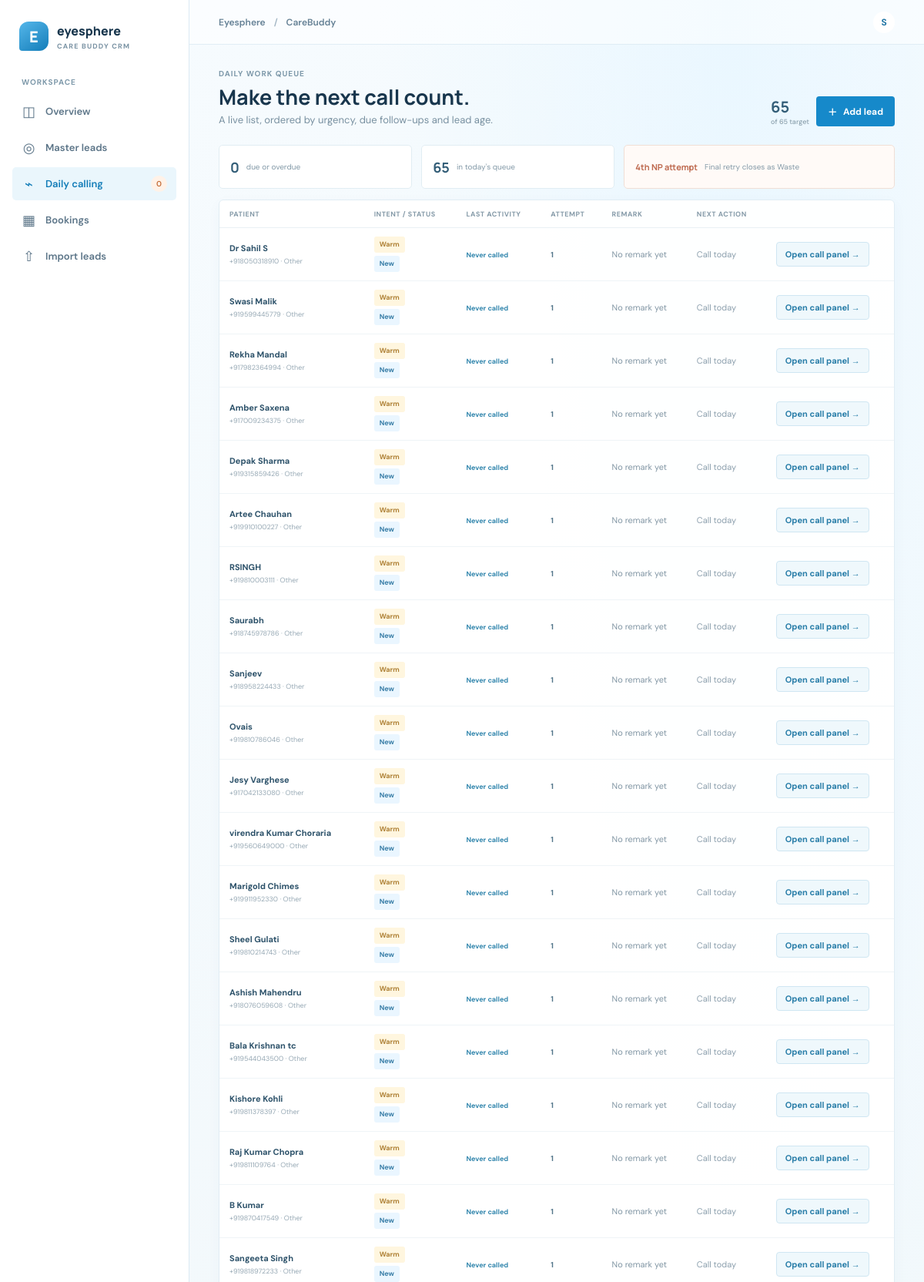
The page /daily-calling/ (signed in, upper part) on the database its author committed.
### lead/models.py (models this page shows, shortened)
class Lead(models.Model):
    class Source(models.TextChoices):
        META = 'META', 'Meta'
        GOOGLE = 'GOOGLE', 'Google'
        CORPORATE = 'CORPORATE', 'Corporate'
        CAMP = 'CAMP', 'Camp'
        OFFLINE = 'OFFLINE', 'Offline'
        REFERRAL = 'REFERRAL', 'Referral'
        WEBSITE = 'WEBSITE', 'Website'
        WHATSAPP = 'WHATSAPP', 'WhatsApp'
        OTHER = 'OTHER', 'Other'
    class CareType(models.TextChoices):
        AT_HOME = 'AT_HOME', 'At Home Screening / Visit'
        OPD = 'OPD', 'OPD'
        IPD = 'IPD', 'IPD'
        HOSPITAL_REFERRED = 'HOSPITAL_REFERRED', 'Hospital Referred'
        SURGERY = 'SURGERY', 'Surgery'
        MULTIPLE = 'MULTIPLE', 'Multiple'
    class Temperature(models.TextChoices):
        HOT = 'HOT', 'Hot'
        WARM = 'WARM', 'Warm'
        COLD = 'COLD', 'Cold'
        FUTURE = 'FUTURE', 'Future'
    class Status(models.TextChoices):
        NEW = 'NEW', 'New'
        OPEN = 'OPEN', 'Open'
        FOLLOW_UP = 'FOLLOW_UP', 'Follow-up'
        NOT_PICKED_UP = 'NOT_PICKED_UP', 'Not picked up'
        CONVERTED = 'CONVERTED', 'Converted'
        REJECTED = 'REJECTED', 'Rejected'
        WASTE = 'WASTE', 'Waste'
    class Outcome(models.TextChoices):
        NOT_PICKED_UP = 'NOT_PICKED_UP', 'Not picked up'
        BUSY = 'BUSY', 'Busy'
        DISCONNECTED = 'DISCONNECTED', 'Disconnected'
        CONNECTED = 'CONNECTED', 'Connected'
        CALLBACK = 'CALLBACK', 'Callback requested'
        CONVERTED = 'CONVERTED', 'Converted / booked'
        REJECTED = 'REJECTED', 'Rejected / not interested'
        WRONG_NUMBER = 'WRONG_NUMBER', 'Wrong number'
        PRICING_ISSUE = 'PRICING_ISSUE', 'Pricing issue'
        NOT_INTERESTED = 'NOT_INTERESTED', 'Not interested'
        OTHER = 'OTHER', 'Other'
    lead_id = models.CharField(max_length=16, unique=True, editable=False, blank=True)
    created_at = models.DateTimeField(default=timezone.now, editable=False)
    name = models.CharField(max_length=160)
    mobile = models.CharField(max_length=16, unique=True)
    alternate_mobile = models.CharField(max_length=16, blank=True)
    email = models.EmailField(blank=True)
    location = models.CharField(max_length=120, blank=True)
    address = models.TextField(blank=True)
    source = models.CharField(max_length=20, choices=Source.choices)
    campaign = models.CharField(max_length=160, blank=True)
    care_type = models.CharField(max_length=24, choices=CareType.choices, blank=True)
    eye_health_score = models.PositiveSmallIntegerField(null=True, blank=True)
    requirement = models.CharField(max_length=160, blank=True)
    requirement_notes = models.TextField(blank=True)
    temperature = models.CharField(max_length=8, choices=Temperature.choices, default=Temperature.WARM)
    status = models.CharField(max_length=16, choices=Status.choices, default=Status.NEW)
    outcome_reason = models.CharField(max_length=24, choices=Outcome.choices, blank=True)
    conversation_happened = models.BooleanField(default=False)
    amount_pitched = models.DecimalField(max_digits=12, decimal_places=2, null=True, blank=True)
    amount_executed = models.DecimalField(max_digits=12, decimal_places=2, default=0)
    date_executed = models.DateField(null=True, blank=True)
    brochure_sent = models.BooleanField(default=False)
    np_attempt = models.PositiveSmallIntegerField(default=0)
    next_follow_up = models.DateTimeField(null=True, blank=True)
    latest_remark = models.TextField(blank=True)
    priority = models.BooleanField(default=False)
    priority_reason = models.CharField(max_length=240, blank=True)
    created_from = models.CharField(max_length=40, default='Manual')
    external_source_id = models.CharField(max_length=200, blank=True)
    conversion_reason = models.CharField(max_length=240, blank=True)
    converted_at = models.DateTimeField(null=True, blank=True)
    updated_at = models.DateTimeField(auto_now=True)
    class Meta:
        ordering = ('-priority', '-created_at')
        indexes = [
            models.Index(fields=('status', 'next_follow_up')),
            models.Index(fields=('temperature', 'status')),
            models.Index(fields=('source', 'campaign')),
        ]

### lead/views.py (the view)
# urls.py: path('daily-calling/', views.daily_calling, name='daily_calling'),
@login_required
def daily_calling(request):
	return render(request, 'lead/daily_calling.html', {
		'leads': daily_queue(),
		'due_count': Lead.objects.filter(next_follow_up__lte=timezone.now()).exclude(status__in=(Lead.Status.CONVERTED, Lead.Status.REJECTED, Lead.Status.WASTE)).count(),
		'target': 65,
	})

### lead/context_processors.py (called while the page is built)
def crm_counts(request):
    if not request.user.is_authenticated:
        return {}
    due_count = Lead.objects.filter(next_follow_up__lte=timezone.now()).exclude(
        status__in=(Lead.Status.CONVERTED, Lead.Status.REJECTED, Lead.Status.WASTE),
    ).count()
    return {'sidebar_due_count': due_count}

### lead/templates/lead/daily_calling.html (shortened to what this page needs)
{% extends 'lead/base.html' %}
{% block content %}
<div class="page-heading heading-row"><div><div class="eyebrow">DAILY WORK QUEUE</div><h1>Make the next call count.</h1><p>A live list, ordered by urgency, due follow-ups and lead age.</p></div><div class="heading-actions"><span class="queue-target-large">{{ leads|length }} <small>of {{ target }} target</small></span><a class="button button-primary" href="{% url 'lead_create' %}">＋ <span>Add lead</span></a></div></div>
<div class="queue-alerts"><div><strong>{{ due_count }}</strong><span>due or overdue</span></div><div><strong>{{ leads|length }}</strong><span>in today's queue</span></div><div class="alert-final"><strong>4th NP attempt</strong><span>Final retry closes as Waste</span></div></div>
<section class="panel daily-queue-panel"><div class="table-scroll"><table class="data-table daily-table"><thead><tr><th>PATIENT</th><th>INTENT / STATUS</th><th>LAST ACTIVITY</th><th>ATTEMPT</th><th>REMARK</th><th>NEXT ACTION</th><th></th></tr></thead><tbody>{% for lead in leads %}<tr><td><a class="lead-name" href="{% url 'lead_detail' lead.lead_id %}">{{ lead.name }}</a><span class="cell-sub">{{ lead.mobile }} · {{ lead.get_source_display }}</span></td><td><span class="temperature temperature-{{ lead.temperature|lower }}">{{ lead.get_temperature_display }}</span><span class="cell-sub"><span class="status-pill status-{{ lead.status|lower }}">{{ lead.get_status_display }}</span></span></td><td>{% if lead.last_called %}{{ lead.last_called|date:'d M, g:i A' }}{% else %}<span class="new-tag">Never called</span>{% endif %}</td><td><span class="attempt-count {% if lead.np_attempt == 3 %}attempt-final{% endif %}">{{ lead.calls.count|add:1 }}{% if lead.np_attempt == 3 %} · FINAL{% endif %}</span></td><td class="remark-cell">{{ lead.latest_remark|default:'No remark yet'|truncatechars:44 }}</td><td>{% if lead.next_follow_up %}{{ lead.next_follow_up|date:'d M, g:i A' }}{% else %}<span class="muted">Call today</span>{% endif %}</td><td><a class="button button-small button-secondary" href="{% url 'lead_detail' lead.lead_id %}">Open call panel →</a></td></tr>{% empty %}<tr><td colspan="7"><div class="empty-state"><span class="empty-mark">✓</span><strong>Queue complete for now</strong><span>New leads and due follow-ups will appear here automatically.</span><a class="button button-primary" href="{% url 'lead_list' %}">Review master leads</a></div></td></tr>{% endfor %}</tbody></table></div></section>
{% endblock %}

### lead/templates/lead/base.html (shortened to what this page needs)
{% load static %}
<!doctype html>
<html lang="en">
<head>
  <link rel="stylesheet" href="{% static 'lead/app.css' %}">
</head>
<body>
  {% if user.is_authenticated %}
  <div class="app-shell">
    <aside class="sidebar">
      <a class="brand" href="{% url 'dashboard' %}" aria-label="Eyesphere CareBuddy home">
        <span class="brand-mark">E</span>
        <span><strong>eyesphere</strong><small>CARE BUDDY CRM</small></span>
      </a>
      <div class="nav-caption">WORKSPACE</div>
      <nav class="main-nav" aria-label="Main navigation">
        <a class="nav-link {% if request.resolver_match.url_name == 'dashboard' %}active{% endif %}" href="{% url 'dashboard' %}"><span class="nav-icon">◫</span>Overview</a>
        <a class="nav-link {% if request.resolver_match.url_name == 'lead_list' or request.resolver_match.url_name == 'lead_create' %}active{% endif %}" href="{% url 'lead_list' %}"><span class="nav-icon">◎</span>Master leads</a>
        <a class="nav-link {% if request.resolver_match.url_name == 'daily_calling' %}active{% endif %}" href="{% url 'daily_calling' %}"><span class="nav-icon">⌁</span>Daily calling <span class="nav-count">{{ sidebar_due_count|default:0 }}</span></a>
        <a class="nav-link {% if request.resolver_match.url_name == 'booking_list' %}active{% endif %}" href="{% url 'booking_list' %}"><span class="nav-icon">▦</span>Bookings</a>
        <a class="nav-link {% if request.resolver_match.url_name == 'lead_import' %}active{% endif %}" href="{% url 'lead_import' %}"><span class="nav-icon">⇧</span>Import leads</a>
      </nav>
    </aside>
    <main class="main-area">
      <header class="topbar">
        <div class="breadcrumb">Eyesphere <span>/</span> CareBuddy</div>
        <div class="topbar-right"><span class="user-dot">{{ user.username|slice:':1'|upper }}</span></div>
      </header>
      <div class="page-content">{% block content %}{% endblock %}</div>
    </main>
  </div>
  {% else %}
    {% if messages %}<div class="login-messages">{% for message in messages %}<div class="flash {{ message.tags }}">{{ message }}</div>{% endfor %}</div>{% endif %}
    {% block public_content %}{% endblock %}
  {% endif %}
</body>
</html>

### rows shown on the page
Lead: name "Dr Sahil S", mobile "+918050318910", source "Other", temperature "Warm", status "New", shows "Never called", calls.count|add "1", latest_remark "No remark yet", shows "Call today"
Lead: name "Swasi Malik", mobile "+919599445779", source "Other", temperature "Warm", status "New", shows "Never called", calls.count|add "1", latest_remark "No remark yet", shows "Call today"
Lead: name "Rekha Mandal", mobile "+917982364994", source "Other", temperature "Warm", status "New", shows "Never called", calls.count|add "1", latest_remark "No remark yet", shows "Call today"
Lead: name "Amber Saxena", mobile "+917009234375", source "Other", temperature "Warm", status "New", shows "Never called", calls.count|add "1", latest_remark "No remark yet", shows "Call today"
Lead: name "Depak Sharma", mobile "+919315859426", source "Other", temperature "Warm", status "New", shows "Never called", calls.count|add "1", latest_remark "No remark yet", shows "Call today"
Lead: name "Artee Chauhan", mobile "+919910100227", source "Other", temperature "Warm", status "New", shows "Never called", calls.count|add "1", latest_remark "No remark yet", shows "Call today"
Lead: name "RSINGH", mobile "+919810003111", source "Other", temperature "Warm", status "New", shows "Never called", calls.count|add "1", latest_remark "No remark yet", shows "Call today"
Lead: name "Saurabh", mobile "+918745978786", source "Other", temperature "Warm", status "New", shows "Never called", calls.count|add "1", latest_remark "No remark yet", shows "Call today"
Lead: name "Sanjeev", mobile "+918958224433", source "Other", temperature "Warm", status "New", shows "Never called", calls.count|add "1", latest_remark "No remark yet", shows "Call today"
Lead: name "Ovais", mobile "+919810786046", source "Other", temperature "Warm", status "New", shows "Never called", calls.count|add "1", latest_remark "No remark yet", shows "Call today"
Lead: name "Jesy Varghese", mobile "+917042133080", source "Other", temperature "Warm", status "New", shows "Never called", calls.count|add "1", latest_remark "No remark yet", shows "Call today"
Lead: name "virendra Kumar Choraria", mobile "+919560649000", source "Other", temperature "Warm", status "New", shows "Never called", calls.count|add "1", latest_remark "No remark yet", shows "Call today"
Lead: name "Marigold Chimes", mobile "+919911952330", source "Other", temperature "Warm", status "New", shows "Never called", calls.count|add "1", latest_remark "No remark yet", shows "Call today"
Lead: name "Sheel Gulati", mobile "+919810214743", source "Other", temperature "Warm", status "New", shows "Never called", calls.count|add "1", latest_remark "No remark yet", shows "Call today"
Lead: name "Ashish Mahendru", mobile "+918076059608", source "Other", temperature "Warm", status "New", shows "Never called", calls.count|add "1", latest_remark "No remark yet", shows "Call today"
Lead: name "Bala Krishnan tc", mobile "+919544043500", source "Other", temperature "Warm", status "New", shows "Never called", calls.count|add "1", latest_remark "No remark yet", shows "Call today"
Lead: name "Kishore Kohli", mobile "+919811378397", source "Other", temperature "Warm", status "New", shows "Never called", calls.count|add "1", latest_remark "No remark yet", shows "Call today"
Lead: name "Raj Kumar Chopra", mobile "+919811109764", source "Other", temperature "Warm", status "New", shows "Never called", calls.count|add "1", latest_remark "No remark yet", shows "Call today"
Lead: name "B Kumar", mobile "+919870417549", source "Other", temperature "Warm", status "New", shows "Never called", calls.count|add "1", latest_remark "No remark yet", shows "Call today"
Lead: name "Sangeeta Singh", mobile "+919818972233", source "Other", temperature "Warm", status "New", shows "Never called", calls.count|add "1", latest_remark "No remark yet", shows "Call today"

### other values the page prints
{{ sidebar_due_count|default:0 }} "0"
{{ user.username|slice:':1'|upper }} "S"
{{ leads|length }} "65"
{{ target }} "65"
{{ due_count }} "0"
